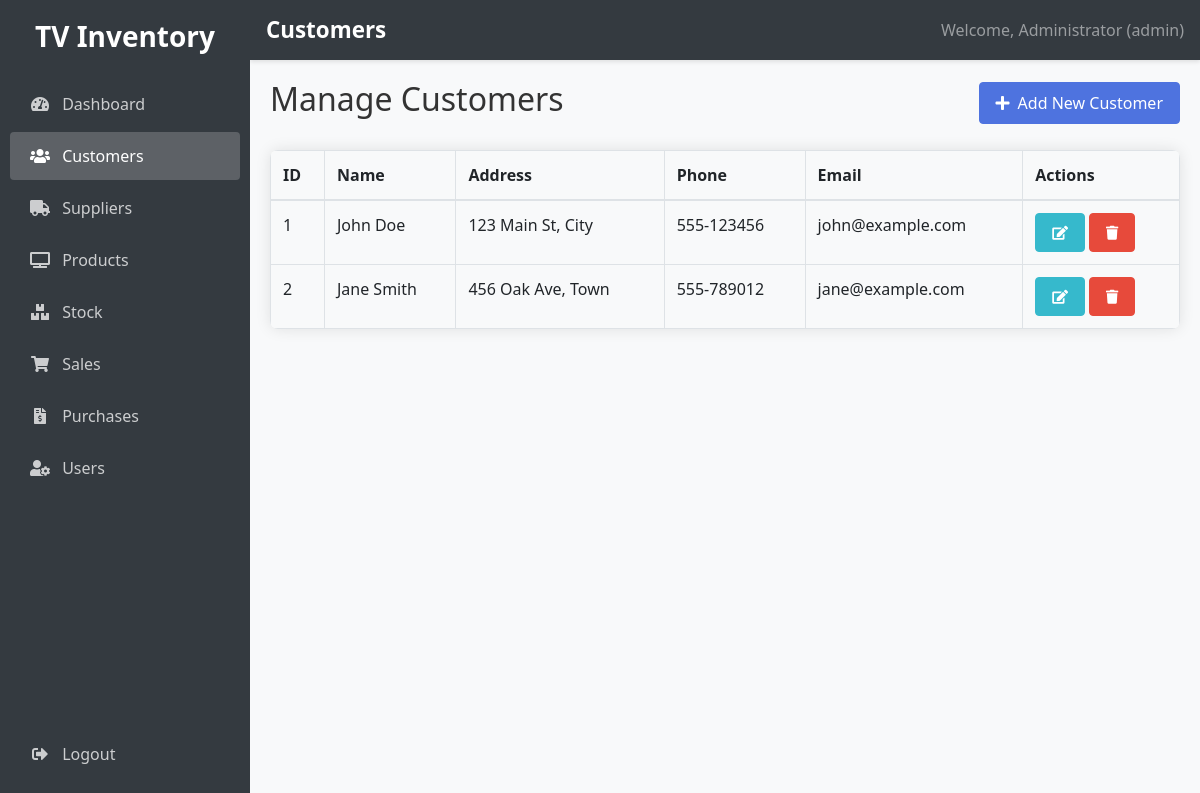
/customers.php (signed in), run on the app's committed database.
### tables this page shows
CREATE TABLE customers (
    id INT AUTO_INCREMENT PRIMARY KEY,
    name VARCHAR(100) NOT NULL,
    address TEXT,
    phone VARCHAR(20),
    email VARCHAR(100),
    created_at TIMESTAMP DEFAULT CURRENT_TIMESTAMP
);

### customers.php (the view, shortened to what this page needs)
<?php
require_once "config.php";
 $customers = [];
 $sql = "SELECT * FROM customers ORDER BY id ASC";
if($result = mysqli_query($conn, $sql)){
    while($row = mysqli_fetch_assoc($result)){
        $customers[] = $row;
    }
}
?>
<!DOCTYPE html>
<html lang="en">
<head>
    <link rel="stylesheet" href="https://stackpath.bootstrapcdn.com/bootstrap/4.5.2/css/bootstrap.min.css">
    <link rel="stylesheet" href="https://cdnjs.cloudflare.com/ajax/libs/font-awesome/5.15.1/css/all.min.css">
    <link rel="stylesheet" href="style.css">
</head>
<body>
    <div class="sidebar" style="width: 250px;">
        <div class="text-center mb-4">
            <h3>TV Inventory</h3>
        </div>
        <ul class="nav flex-column">
            <li class="nav-item">
                <a class="nav-link" href="dashboard.php">
                    <i class="fas fa-tachometer-alt mr-2"></i> Dashboard
                </a>
            </li>
            <?php if($_SESSION["role"] == "admin" || $_SESSION["role"] == "karyawan"): ?>
            <li class="nav-item">
                <a class="nav-link active" href="customers.php">
                    <i class="fas fa-users mr-2"></i> Customers
                </a>
            </li>
            <li class="nav-item">
                <a class="nav-link" href="suppliers.php">
                    <i class="fas fa-truck mr-2"></i> Suppliers
                </a>
            </li>
            <li class="nav-item">
                <a class="nav-link" href="products.php">
                    <i class="fas fa-tv mr-2"></i> Products
                </a>
            </li>
            <li class="nav-item">
                <a class="nav-link" href="stock.php">
                    <i class="fas fa-boxes mr-2"></i> Stock
                </a>
            </li>
            <li class="nav-item">
                <a class="nav-link" href="sales.php">
                    <i class="fas fa-shopping-cart mr-2"></i> Sales
                </a>
            </li>
            <li class="nav-item">
                <a class="nav-link" href="purchases.php">
                    <i class="fas fa-file-invoice-dollar mr-2"></i> Purchases
                </a>
            </li>
            <?php endif; ?>
            <?php if($_SESSION["role"] == "admin"): ?>
            <li class="nav-item">
                <a class="nav-link" href="users.php">
                    <i class="fas fa-user-cog mr-2"></i> Users
                </a>
            </li>
            <?php endif; ?>
            <li class="nav-item mt-auto">
                <a class="nav-link" href="logout.php">
                    <i class="fas fa-sign-out-alt mr-2"></i> Logout
                </a>
            </li>
        </ul>
    </div>
    <nav class="navbar navbar-expand-lg navbar-dark bg-dark">
        <span class="navbar-brand">Customers</span>
        <span class="navbar-text ml-auto">
            Welcome, <?php echo htmlspecialchars($_SESSION["name"]); ?> (<?php echo htmlspecialchars($_SESSION["role"]); ?>)
        </span>
    </nav>
    <div class="content">
        <div class="d-flex justify-content-between align-items-center mb-4">
            <h2>Manage Customers</h2>
            <button type="button" class="btn btn-primary" data-toggle="modal" data-target="#addCustomerModal">
                <i class="fas fa-plus mr-2"></i>Add New Customer
            </button>
        </div>
        <div class="table-responsive">
            <table class="table table-bordered" width="100%" cellspacing="0">
                <thead>
                    <tr>
                        <th>ID</th>
                        <th>Name</th>
                        <th>Address</th>
                        <th>Phone</th>
                        <th>Email</th>
                        <th>Actions</th>
                    </tr>
                </thead>
                <tbody>
                    <?php if(empty($customers)): ?>
                        <tr>
                            <td colspan="6" class="text-center">No customers found</td>
                        </tr>
                    <?php else: ?>
                        <?php foreach($customers as $customer): ?>
                            <tr>
                                <td><?php echo $customer['id']; ?></td>
                                <td><?php echo $customer['name']; ?></td>
                                <td><?php echo $customer['address']; ?></td>
                                <td><?php echo $customer['phone']; ?></td>
                                <td><?php echo $customer['email']; ?></td>
                                <td>
                                    <a href="edit_customer.php?id=<?php echo $customer['id']; ?>" class="btn btn-info btn-sm">
                                        <i class="fas fa-edit"></i>
                                    </a>
                                    <a href="customers.php?delete=<?php echo $customer['id']; ?>" class="btn btn-danger btn-sm" onclick="return confirm('Are you sure you want to delete this customer?');">
                                        <i class="fas fa-trash"></i>
                                    </a>
                                </td>
                            </tr>
                        <?php endforeach; ?>
                    <?php endif; ?>
                </tbody>
            </table>
        </div>
    </div>
</body>
</html>

### style.css (style rules this page uses)
body { font-family: 'Segoe UI', Tahoma, Geneva, Verdana, sans-serif; background-color: #f8f9fa; color: #333; }
.sidebar { height: 100vh; background-color: #343a40; color: white; position: fixed; top: 0; left: 0; z-index: 100; padding-top: 20px; width: 250px; transition: all 0.3s; }
.sidebar .text-center { margin-bottom: 30px; }
.sidebar h3 { font-weight: bold; color: #fff; }
.sidebar .nav-link { color: rgba(255,255,255,.75); padding: 12px 20px; border-radius: 4px; margin: 2px 10px; transition: all 0.3s; }
.sidebar .nav-link.active { color: white; background-color: rgba(255,255,255,.2); }
.sidebar .nav-link i { margin-right: 10px; width: 20px; text-align: center; }
.sidebar .nav-item:last-child { margin-top: auto; position: absolute; bottom: 20px; width: calc(100% - 20px); }
.content { margin-left: 250px; padding: 20px; min-height: 100vh; transition: all 0.3s; }
.navbar { margin-left: 250px; width: calc(100% - 250px); background-color: #343a40 !important; box-shadow: 0 2px 4px rgba(0,0,0,.1); transition: all 0.3s; }
.navbar-brand { font-weight: bold; font-size: 1.4rem; }
.table-responsive { border-radius: 8px; box-shadow: 0 0 15px rgba(0,0,0,0.1); margin-bottom: 25px; overflow: hidden; }
.table { margin-bottom: 0; }
.table th { background-color: #f8f9fa; font-weight: 600; border-top: none; }
.table-bordered th, .table-bordered td { border: 1px solid #dee2e6; }
.btn { border-radius: 4px; font-weight: 500; padding: 8px 16px; transition: all 0.3s; }
.btn-primary { background-color: #4e73df; border-color: #4e73df; }
.btn-info { background-color: #36b9cc; border-color: #36b9cc; }
.btn-danger { background-color: #e74a3b; border-color: #e74a3b; }

### data on the page
customers: id "1", name "John Doe", address "123 Main St, City", phone "555-123456", email "john@example.com"
customers: id "2", name "Jane Smith", address "456 Oak Ave, Town", phone "555-789012", email "jane@example.com"

### other printed values
$_SESSION["name"] "Administrator"
$_SESSION["role"] "admin"
